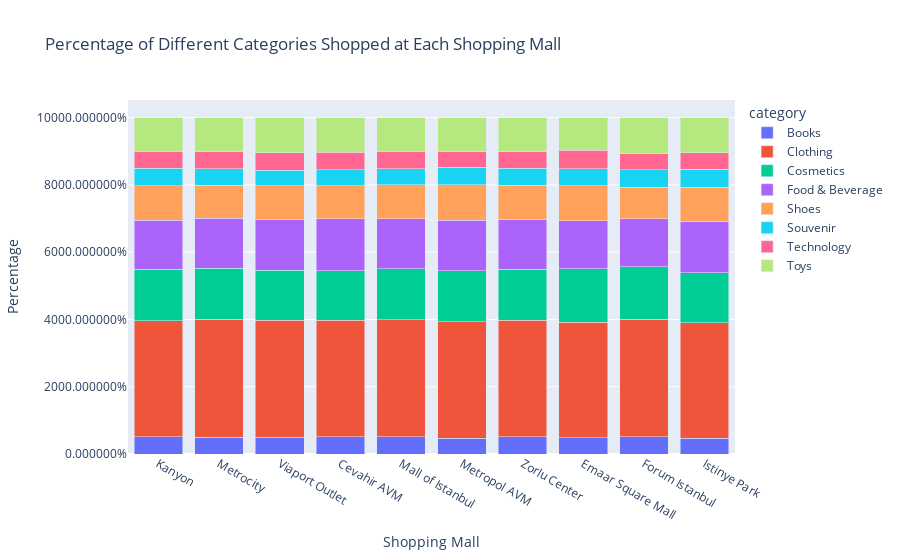

Notebook cell for this chart:
### Code cell
import plotly.express as px
# Calculate the count of categories for each shopping mall
mall_category_counts = data.groupby(['shopping_mall', 'category']).size().unstack(fill_value=0)

# Calculate the percentage of each category for each shopping mall
mall_category_percentages = mall_category_counts.div(mall_category_counts.sum(axis=1), axis=0) * 100

# Reset index for Plotly
mall_category_percentages = mall_category_percentages.reset_index()

# Melt the dataframe to a long format
melted_df = mall_category_percentages.melt(id_vars='shopping_mall', var_name='category', value_name='percentage')

# Create an interactive stacked bar chart
fig = px.bar(melted_df,
             x='shopping_mall',
             y='percentage',
             color='category',
             title='Percentage of Different Categories Shopped at Each Shopping Mall',
             labels={'shopping_mall': 'Shopping Mall', 'percentage': 'Percentage'},
             barmode='stack')

# Update layout for better appearance
fig.update_layout(xaxis={'categoryorder': 'total descending'}, yaxis_tickformat='%')

# Show the plot
fig.show()

### Figure 1 — Plotly figure (JSON) as saved in the notebook; plotly's stock layout.template omitted (floating-point values rounded to 4 significant figures)
{"data": [{"alignmentgroup": "True", "hovertemplate": "category=Books<br>Shopping Mall=%{x}<br>Percentage=%{y}<extra></extra>", "legendgroup": "Books", "marker": {"color": "#636efa", "pattern": {"shape": ""}}, "name": "Books", "offsetgroup": "Books", "orientation": "v", "showlegend": true, "textposition": "auto", "x": ["Cevahir AVM", "Emaar Square Mall", "Forum Istanbul", "Istinye Park", "Kanyon", "Mall of Istanbul", "Metrocity", "Metropol AVM", "Viaport Outlet", "Zorlu Center"], "xaxis": "x", "y": [5.169, 4.905, 5.094, 4.723, 5.11, 5.14, 5.01, 4.685, 5.006, 5.143], "yaxis": "y", "type": "bar"}, {"alignmentgroup": "True", "hovertemplate": "category=Clothing<br>Shopping Mall=%{x}<br>Percentage=%{y}<extra></extra>", "legendgroup": "Clothing", "marker": {"color": "#EF553B", "pattern": {"shape": ""}}, "name": "Clothing", "offsetgroup": "Clothing", "orientation": "v", "showlegend": true, "textposition": "auto", "x": ["Cevahir AVM", "Emaar Square Mall", "Forum Istanbul", "Istinye Park", "Kanyon", "Mall of Istanbul", "Metrocity", "Metropol AVM", "Viaport Outlet", "Zorlu Center"], "xaxis": "x", "y": [34.64, 34.32, 34.95, 34.28, 34.51, 34.71, 35.09, 34.69, 34.76, 34.7], "yaxis": "y", "type": "bar"}, {"alignmentgroup": "True", "hovertemplate": "category=Cosmetics<br>Shopping Mall=%{x}<br>Percentage=%{y}<extra></extra>", "legendgroup": "Cosmetics", "marker": {"color": "#00cc96", "pattern": {"shape": ""}}, "name": "Cosmetics", "offsetgroup": "Cosmetics", "orientation": "v", "showlegend": true, "textposition": "auto", "x": ["Cevahir AVM", "Emaar Square Mall", "Forum Istanbul", "Istinye Park", "Kanyon", "Mall of Istanbul", "Metrocity", "Metropol AVM", "Viaport Outlet", "Zorlu Center"], "xaxis": "x", "y": [14.67, 15.8, 15.56, 14.91, 15.25, 15.29, 15.09, 15.17, 14.94, 15.05], "yaxis": "y", "type": "bar"}, {"alignmentgroup": "True", "hovertemplate": "category=Food & Beverage<br>Shopping Mall=%{x}<br>Percentage=%{y}<extra></extra>", "legendgroup": "Food & Beverage", "marker": {"color": "#ab63fa", "pattern": {"shape": ""}}, "name": "Food & Beverage", "offsetgroup": "Food & Beverage", "orientation": "v", "showlegend": true, "textposition": "auto", "x": ["Cevahir AVM", "Emaar Square Mall", "Forum Istanbul", "Istinye Park", "Kanyon", "Mall of Istanbul", "Metrocity", "Metropol AVM", "Viaport Outlet", "Zorlu Center"], "xaxis": "x", "y": [15.47, 14.38, 14.39, 15.23, 14.67, 14.83, 14.95, 14.93, 14.92, 14.78], "yaxis": "y", "type": "bar"}, {"alignmentgroup": "True", "hovertemplate": "category=Shoes<br>Shopping Mall=%{x}<br>Percentage=%{y}<extra></extra>", "legendgroup": "Shoes", "marker": {"color": "#FFA15A", "pattern": {"shape": ""}}, "name": "Shoes", "offsetgroup": "Shoes", "orientation": "v", "showlegend": true, "textposition": "auto", "x": ["Cevahir AVM", "Emaar Square Mall", "Forum Istanbul", "Istinye Park", "Kanyon", "Mall of Istanbul", "Metrocity", "Metropol AVM", "Viaport Outlet", "Zorlu Center"], "xaxis": "x", "y": [9.818, 10.35, 9.258, 10.23, 10.18, 10.14, 9.706, 10.57, 10.11, 10.23], "yaxis": "y", "type": "bar"}, {"alignmentgroup": "True", "hovertemplate": "category=Souvenir<br>Shopping Mall=%{x}<br>Percentage=%{y}<extra></extra>", "legendgroup": "Souvenir", "marker": {"color": "#19d3f3", "pattern": {"shape": ""}}, "name": "Souvenir", "offsetgroup": "Souvenir", "orientation": "v", "showlegend": true, "textposition": "auto", "x": ["Cevahir AVM", "Emaar Square Mall", "Forum Istanbul", "Istinye Park", "Kanyon", "Mall of Istanbul", "Metrocity", "Metropol AVM", "Viaport Outlet", "Zorlu Center"], "xaxis": "x", "y": [4.809, 5.134, 5.276, 5.265, 5.231, 4.754, 4.916, 5.226, 4.579, 5.064], "yaxis": "y", "type": "bar"}, {"alignmentgroup": "True", "hovertemplate": "category=Technology<br>Shopping Mall=%{x}<br>Percentage=%{y}<extra></extra>", "legendgroup": "Technology", "marker": {"color": "#FF6692", "pattern": {"shape": ""}}, "name": "Technology", "offsetgroup": "Technology", "orientation": "v", "showlegend": true, "textposition": "auto", "x": ["Cevahir AVM", "Emaar Square Mall", "Forum Istanbul", "Istinye Park", "Kanyon", "Mall of Istanbul", "Metrocity", "Metropol AVM", "Viaport Outlet", "Zorlu Center"], "xaxis": "x", "y": [5.129, 5.467, 4.73, 4.979, 5.03, 5.1, 5.143, 4.566, 5.21, 4.926], "yaxis": "y", "type": "bar"}, {"alignmentgroup": "True", "hovertemplate": "category=Toys<br>Shopping Mall=%{x}<br>Percentage=%{y}<extra></extra>", "legendgroup": "Toys", "marker": {"color": "#B6E880", "pattern": {"shape": ""}}, "name": "Toys", "offsetgroup": "Toys", "orientation": "v", "showlegend": true, "textposition": "auto", "x": ["Cevahir AVM", "Emaar Square Mall", "Forum Istanbul", "Istinye Park", "Kanyon", "Mall of Istanbul", "Metrocity", "Metropol AVM", "Viaport Outlet", "Zorlu Center"], "xaxis": "x", "y": [10.3, 9.645, 10.73, 10.38, 10.02, 10.03, 10.09, 10.17, 10.48, 10.11], "yaxis": "y", "type": "bar"}], "layout": {"xaxis": {"anchor": "y", "domain": [0, 1], "title": {"text": "Shopping Mall"}, "categoryorder": "total descending"}, "yaxis": {"anchor": "x", "domain": [0, 1], "title": {"text": "Percentage"}, "tickformat": "%"}, "legend": {"title": {"text": "category"}, "tracegroupgap": 0}, "title": {"text": "Percentage of Different Categories Shopped at Each Shopping Mall"}, "barmode": "stack"}}
